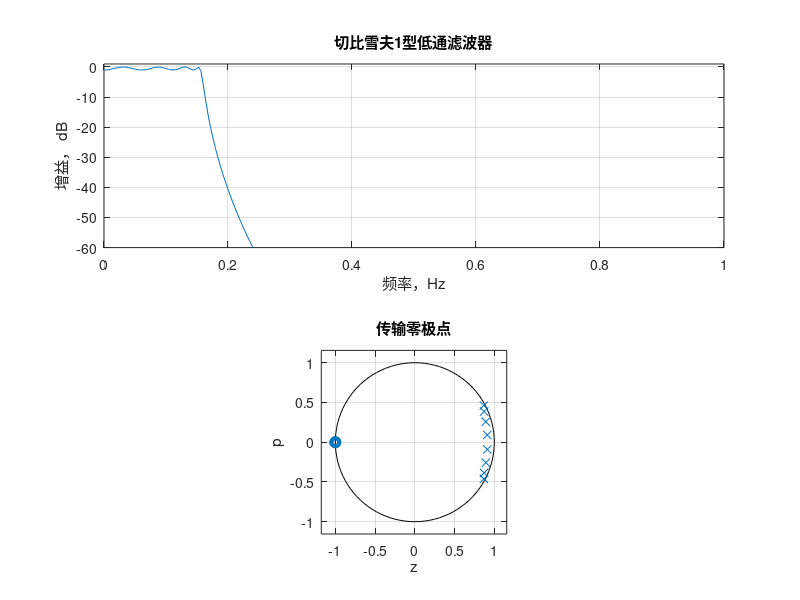
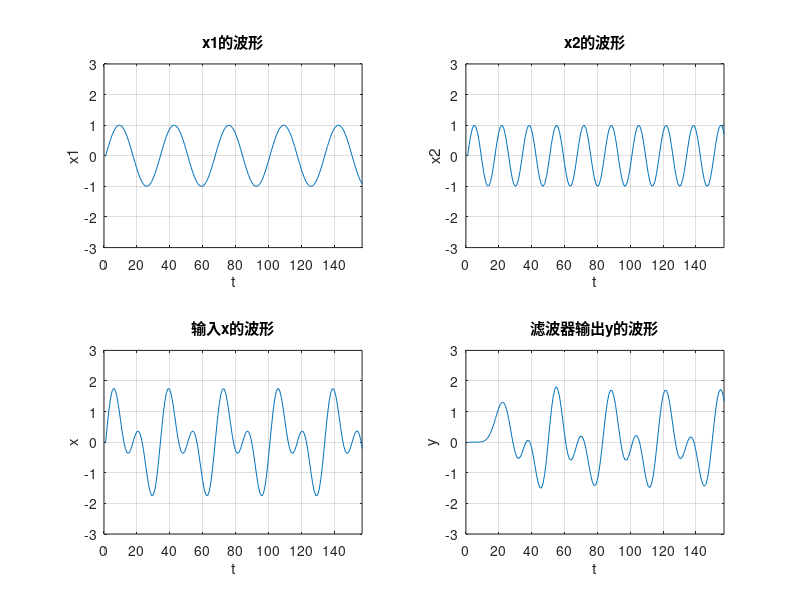

These charts were generated, in order, by the following MATLAB code:
clf;
ft=2000;fp=400;fs=500;
wp=2*pi*fp/ft;ws=2*pi*fs/ft;
omegp=tan(wp/2);omegs=tan(ws/2);
omega=1;omegb=omegp/omegs;
[n,wn]=cheb1ord(omega, omegb, 1, 40,'s');
[b,a] = cheby1(n,1, wn, 's');
[num,den]=bilinear(b,a,0.5);
[z,p,k]=tf2zp(num,den);
[h,w]=freqz(num,den,256);
g = 20*log10(abs(h));
figure(1)
subplot(2,1,1);
plot(w/pi,g);grid on;
axis([0 1 -60 1]);
xlabel('频率，Hz'); ylabel('增益， dB');
title('切比雪夫1型低通滤波器');
subplot(2,1,2);
zplane(z,p);
xlabel('z'); ylabel('p');
title('传输零极点');
f1=300,f2=600;
n=0:600;
t=n/10000;
x1=sin(2*pi*f1*t);
x2=sin(2*pi*f2*t);
x=x1+x2;
figure(2)
subplot(2,2,1);
plot(x1);grid on;
axis([0,50*pi,-3,3]);
xlabel('t');ylabel('x1');
title('x1的波形');
subplot(2,2,2);
plot(x2);grid on;
axis([0,50*pi,-3,3]);
xlabel('t');ylabel('x2');
title('x2的波形');
subplot(2,2,3);
plot(x);grid on;
axis([0,50*pi,-3,3]);
xlabel('t');ylabel('x');
title('输入x的波形');
y=filter(num,den,x);
subplot(2,2,4)
plot(y);grid on;
axis([0,50*pi,-3,3]);
xlabel('t');ylabel('y');
title('滤波器输出y的波形');
